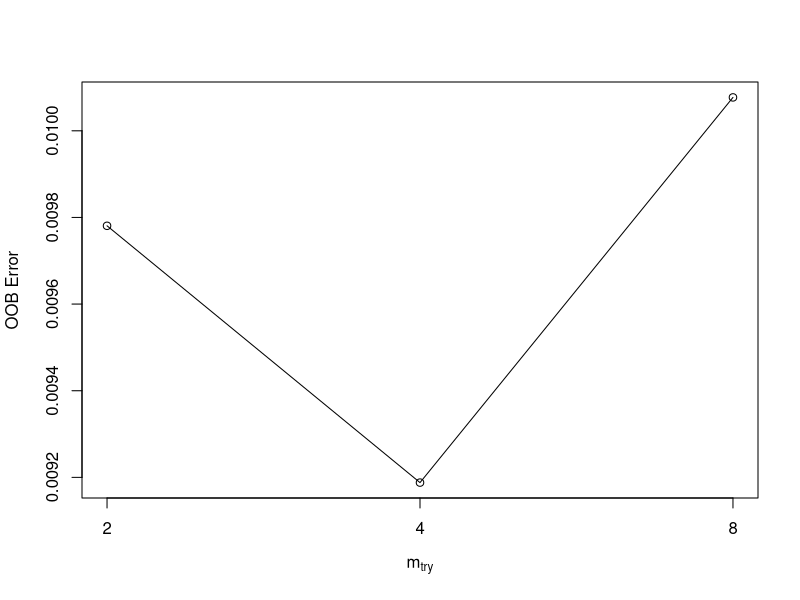
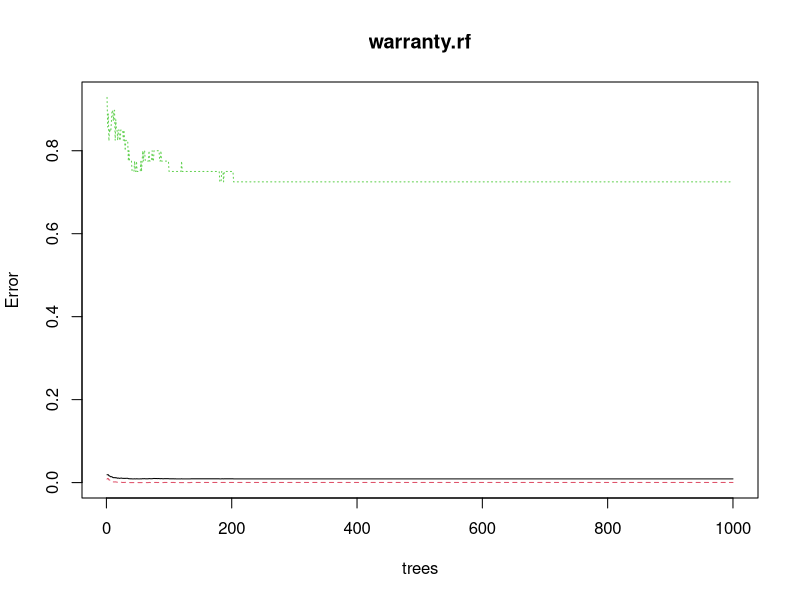

R code for these plots, in order:
## ---- chunk 1
library(randomForest)
library(ggplot2)
library(ROCR)
## ---- chunk 2
setwd("C:/Users/Wyatt/Documents/Year 3 - Autumn/MS&E 226/Project/Data/")
train_data <- read.csv(file = "final_train_data.csv")
validation_data <- read.csv(file = "final_validation_data.csv")
train_data[1] <- NULL
validation_data[1] <- NULL
dependent_variable_train <- as.factor(train_data[,15])
dependent_variable_validate <- as.factor(validation_data[,15])
independent_variable_train <- train_data[,-15]
independent_variable_validate <- validation_data[,-15]
## ---- chunk 3
tuneRF(independent_variable_train, dependent_variable_train)
## ---- chunk 4
warranty.rf <- randomForest(x = independent_variable_train, y = dependent_variable_train, ntree= 1000)
## ---- chunk 5
print(warranty.rf)
varUsed(warranty.rf, by.tree = FALSE, count = TRUE)
## ---- chunk 6
importance(warranty.rf)
## ---- chunk 7
plot(warranty.rf)
## ---- chunk 8
warranty.pred.train <- predict(warranty.rf, newdata = independent_variable_train)
ROCR.pred.train <- as.numeric(warranty.pred.train)
ROCR.actual.train <- as.numeric(dependent_variable_train)
pred.train = prediction(ROCR.pred.train, ROCR.actual.train)
## ---- chunk 9
CM.train <- table(warranty.pred.train, dependent_variable_train)
print(CM.train)
## ---- chunk 10
accuracy.train <- sum(diag(CM.train))/sum(CM.train)
print(accuracy.train)
## ---- chunk 11
precision.train <- CM.train[2,2]/(CM.train[2,2] + CM.train[2,1])
print(precision.train)
## ---- chunk 12
recall.train <- CM.train[2,2]/(CM.train[2,2] + CM.train[1,2])
print(recall.train)
## ---- chunk 13
perf_auc.train <- performance(pred.train, "auc")
auc.train <- perf_auc.train@y.values[[1]]
print(auc.train)
## ---- chunk 14
warranty.pred <- predict(warranty.rf, newdata = independent_variable_validate)
ROCR.pred <- as.numeric(warranty.pred)
ROCR.actual <- as.numeric(dependent_variable_validate)
pred = prediction(ROCR.pred, ROCR.actual)
## ---- chunk 15
CM <- table(warranty.pred, dependent_variable_validate)
print(CM)
## ---- chunk 16
accuracy <- sum(diag(CM))/sum(CM)
print(accuracy)
## ---- chunk 17
precision <- CM[2,2]/(CM[2,2] + CM[2,1])
print(precision)
## ---- chunk 18
recall <- CM[2,2]/(CM[2,2] + CM[1,2])
print(recall)
## ---- chunk 19
perf_auc <- performance(pred, "auc")
auc <- perf_auc@y.values[[1]]
print(auc)
